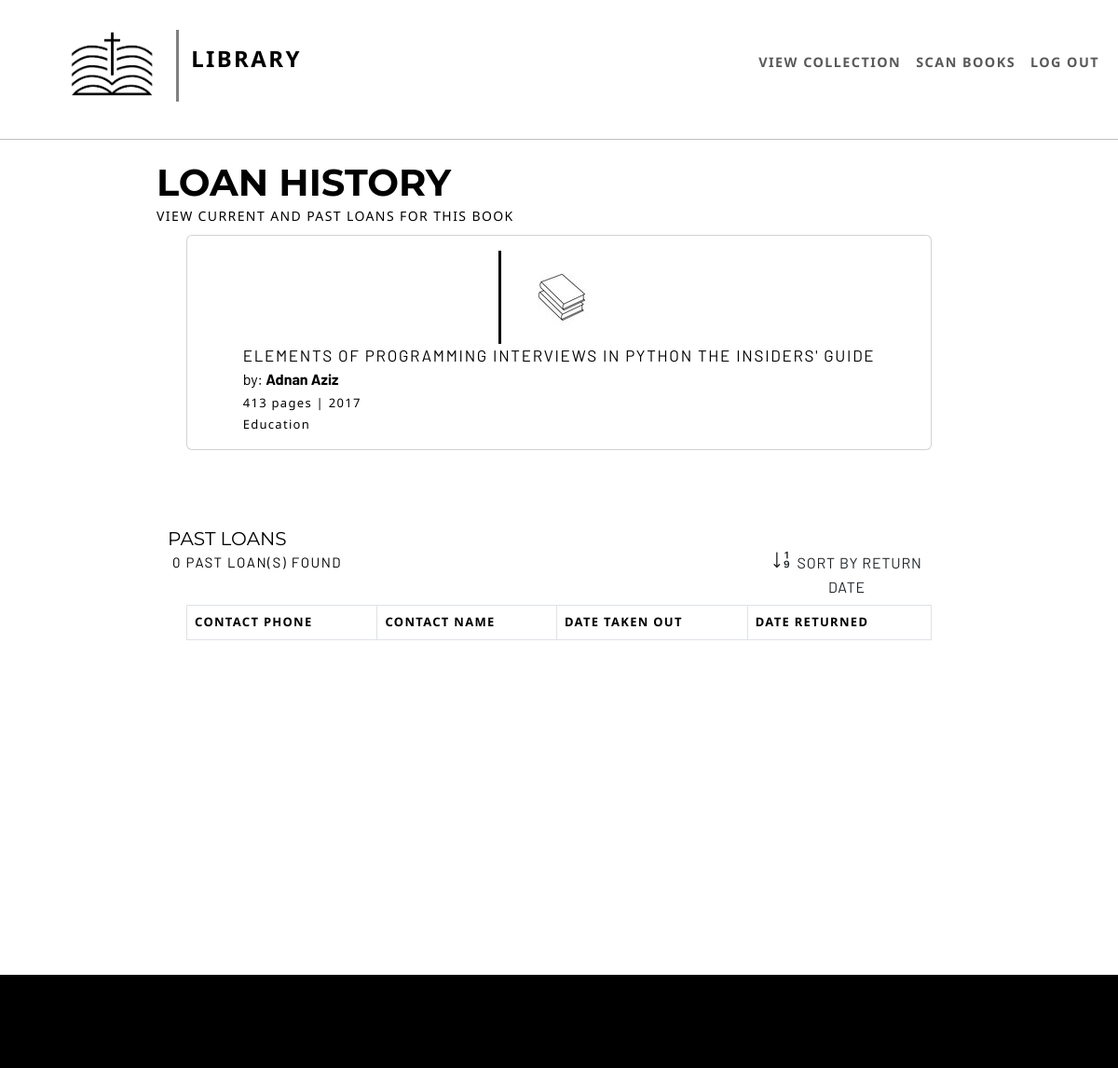
The app's page /book/loans/9781537713946?ascending=True (signed in), older data.
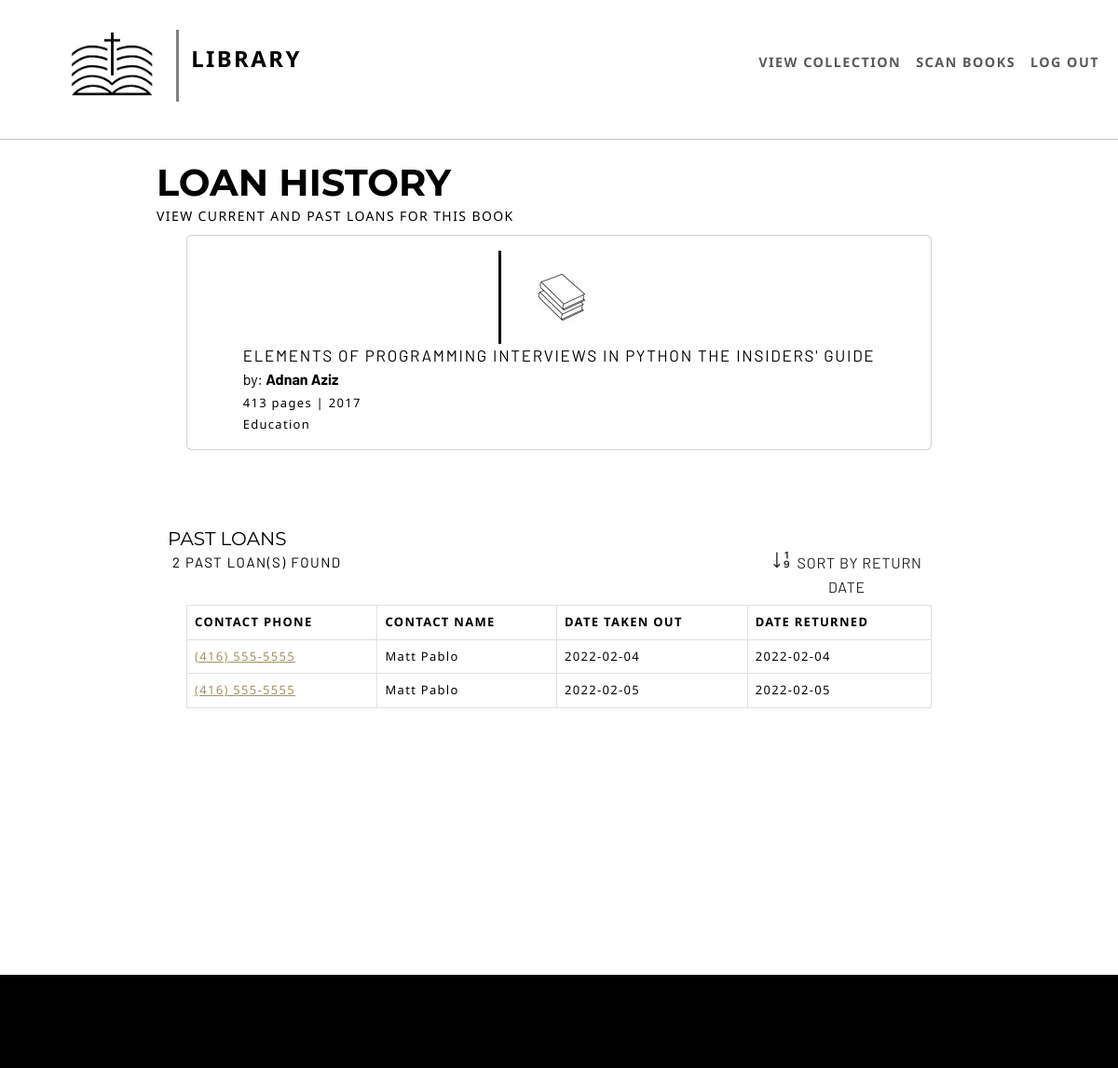
The same page, newer data.
### app/models.py (models this page shows, shortened)
class SearchableMixin(object): # COULD MOVE FUNCTIONS DEPENDENT ON ELASTICSEARCH OUTSIDE
	def get_document(self):
		raise NotImplementedError("Need to define document structure for model")

class Book(SearchableMixin, db.Model):
	id = db.Column(db.Integer, primary_key=True)
	isbn_10 = db.Column(db.String(10), index=True, nullable=True)
	isbn_13 = db.Column(db.String(13), index=True, unique=True, nullable=False) # Older books dont have ISBN-13
	full_title = db.Column(db.String(100), nullable=False)
	authors = db.relationship('Author', secondary=book_authors, primaryjoin=(book_authors.c.book_id == id), lazy='subquery', backref='works')
	pages = db.Column(db.Integer)
	publish_date = db.Column(db.Date)
	category = db.Column(db.Integer, db.ForeignKey('category.id')) # We assume that each book has at most 1 category
	cover = db.Column(db.Text)
	loans = db.relationship('Loan', backref='loaned_book', lazy='dynamic')
	def get_current_loan(self):
		return self.loans.filter_by(returned=False).first()

class Author(db.Model):
	id = db.Column(db.Integer, primary_key=True)
	name = db.Column(db.String(64), nullable=False, index=True)

class Category(db.Model):
	id = db.Column(db.Integer, primary_key=True)
	name = db.Column(db.String(32), nullable=False, index=True)
	books = db.relationship('Book', backref='book_category', lazy='dynamic')

class Loan(db.Model):
	id = db.Column(db.Integer, primary_key=True)
	book_id = db.Column(db.Integer, db.ForeignKey('book.id'))
	phone_num = db.Column(db.String(14), nullable=False, index=True)
	loanee = db.Column(db.String(32), nullable=False) # No registration required
	out_timestamp = db.Column(db.Date, index=True, default=datetime.today().date) # Date book was taken out
	in_timestamp = db.Column(db.Date, index=True, nullable=False) # Date book must be returned or was returned
	returned = db.Column(db.Boolean, index=True, nullable=False, default=False) # Loan is still open or closed

### app/routes.py (the view)
@app.route('/book/loans/<book_isbn>', methods=['GET'])
@login_required
def book_history(book_isbn):
	book = None
	if len(book_isbn) == 10:
		book = Book.query.filter_by(isbn_10=book_isbn).first()
	elif len(book_isbn) == 13:
		book = Book.query.filter_by(isbn_13=book_isbn).first()
	if book is None:
		flash(f'404: Book <ISBN-13: {book_isbn}> not in collection', 'error')
		abort(404)
	page = request.args.get('page', 1, type=int)
	curr_loan = book.get_current_loan()
	past_loans_q = book.loans.filter_by(returned=True).order_by(Loan.in_timestamp)
	past_loans_count = past_loans_q.count()
	past_loans = past_loans_q.all()
	context = {
		'book': book,
		'curr_loan': curr_loan,
		'past_loans': {'count': past_loans_count, 'items': past_loans}
	}
	return render_template('book_history.html', **context)

### app/models.py (called while the page is built)
@login.user_loader
def load_user(id):
	return User.query.get(int(id))

### app/routes.py (called while the page is built)
def list_authors(authors, as_list=False): # MOVE SOMEWHERE ELSE
	auth_list = [a.name for a in authors]
	if len(auth_list) > 0:
		if as_list:
			return auth_list
		return ', '.join(auth_list)
	return 'None'

@app.context_processor
def utility_processor():
	return dict(list_authors=list_authors, format_phone_num=format_phone_num)

@app.before_request
def before_request():
	if current_user.is_authenticated:
		g.lookUpForm = BookLookUpForm()
		g.enterForm = BookEntryForm()
		g.search_form = SearchForm()
		g.as_form = AdvancedSearchForm()
		g.editForm = BookEditForm()
		g.loanForm = LoanBookForm()
		g.loan_close_form = EmptyForm()
		g.loan_extend_form = LoanExtendForm()

### app/templates/book_history.html (shortened to what this page needs)
{% extends "base.html" %}
{% block head %}
	{{ super() }}
{% endblock %}
{% block app_content %}
	<div class="col-sm-8">
		<div style="margin-bottom: 10px; margin-left: -2em">
			<div id="headerTitle">LOAN HISTORY</div>
			<div id="headerSubtitle">VIEW CURRENT AND PAST LOANS FOR THIS BOOK</div>
		</div>
		<div class="card" style="margin-bottom: 1em">
			<div class="card-body">
				<div class="row justify-content-end">
					<div>
						<div class="row ml-2 justify-content-center align-items-center">
							<div style="border-left: 3px black solid; padding-left: 15px;" class="col-auto">
								<img width="100px" src="{{ book.cover }}">
							</div>
							<div class="col-auto">
								<div id="bookTitle"> {{ book.full_title.upper() }} </div>
								<div id="bookAuthor">by:
									<span style="font-weight: bold;">
										{% for author in list_authors(book.authors, as_list=True) %}
												{{ author }}{% if not loop.last %},{% endif %}
										{% endfor %}
									</span>
								</div>
								<div id="bookInfo">{{ book.pages }} pages | {{ book.publish_date.year }}</div>
								<div id="bookCategory">{{ book.book_category.name }}</div>
							</div>
						</div>
					</div>
				</div>
			</div>
		</div>
		<div style="margin-top: 5em;">
			<div class="row justify-content-between">
				<div class="col-lg-3">
					<div class="loan-type">PAST LOANS</div>
					<div class="loan-result-header">{{ past_loans['count'] }} PAST LOAN(S) FOUND</div>
				</div>
				<button id="sortButton" type="button" class="col-sm-3 btn" style="font-family: 'Barlow', sans-serif; letter-spacing: 0.05em; margin-top: 15px; border-color: white;">
					<i style="font-size: 1.4em;" class="bi bi-sort-numeric-down"></i> SORT BY RETURN DATE
				</button>
			</div>
			<table class="table table-bordered" id="past_loans_table">
				<thead>
					<tr>
						<th>CONTACT PHONE</th>
						<th>CONTACT NAME</th>
						<th>DATE TAKEN OUT</th>
						<th>DATE RETURNED </th>
					</tr>
				</thead>
				<tbody>
					{% for loan in past_loans['items'] %}
						<tr>
							<td><a href="{{ url_for('loanee_history', phone_num=loan.phone_num)}}">{{ loan.phone_num }}</a></td>
							<td>{{ loan.loanee }}</td>
							<td>{{ loan.out_timestamp.strftime('%Y-%m-%d') }}</td>
							<td>{{ loan.in_timestamp.strftime('%Y-%m-%d') }}</td>
						</tr>
					{% endfor %}
				</tbody>
			</table>
		</div>
	</div>
</div>
{% endblock %}

### app/templates/base.html (shortened to what this page needs)
{% extends 'bootstrap_base.html' %}
{% from 'bootstrap4/nav.html' import render_nav_item %}
{% from 'bootstrap4/form.html' import render_field %}
{% block head %}
	{{ super() }}
		<link rel="stylesheet" href="https://cdn.jsdelivr.net/npm/bootstrap-icons@1.8.0/font/bootstrap-icons.css">
		<link rel="stylesheet" href="https://cdn.jsdelivr.net/npm/bootstrap-select@1.13.14/dist/css/bootstrap-select.min.css">
{% endblock %}
{% block styles %}
	{{super()}}
	<link rel="stylesheet" href="{{ url_for('static', filename='base.css') }}">
{% endblock %}
{% block navbar %}
	<nav class="navbar navbar-expand-lg navbar-light bg-white">
		<div class="container-fluid">
				<div class="container-fluid my-3">
					{% if not current_user.is_anonymous %}
					<a href="{{ url_for('dashboard') }}" class="col-xs-3 navbar-brand mx-5">
						<img id="logo" width="120px" src="{{ url_for('static', filename='FBC_logo_black-book.gif') }}">
						<span id="logo-text" class="mx-2">LIBRARY</span>
					</a>
					{% endif %}
				</div>
			<div class="collapse navbar-collapse" id="navbarSupportedContent">
				<ul class="navbar-nav me-auto mb-2 mb-lg-0 text-nowrap">
					{% if not current_user.is_anonymous %}
						{{ render_nav_item('index', 'VIEW COLLECTION') }}
						{{ render_nav_item('enter', 'SCAN BOOKS')}}
						{{ render_nav_item('logout', 'LOG OUT')}}
					{% else %}
						<button class="btn btn-sm" style="border-color: black; font-family: 'Barlow', sans-serif; letter-spacing: 0.1em;">
							{{ render_nav_item('login', 'LOG IN')}}
						</button>
					{% endif %}
				</ul>
			</div>
		</div>
	</nav>
	<hr style="border-color: black;"/>
{% endblock %}
{% block content %}
	<div class="d-flex justify-content-center min-vh-100" style="margin-bottom: 5em;">
		{% block app_content %}{% endblock %}
		<div id="footer" class="mt-auto" style="background-color: black; height: 100px;">
		</div>
{% endblock %}

### app/templates/bootstrap_base.html (shortened to what this page needs)
<!DOCTYPE html>
<html lang="en">
    <head>
        {% block head %}
        {% block styles %}
            {{ bootstrap.load_css() }}
        {% endblock %}
        {% endblock %}
    </head>
    <body>
        {% block navbar %}{% endblock %}
        {% block content %}{% endblock %}
    </body>
</html>

### app/static/base.css (style rules this page uses)
a { color: #998751e7; }
#logo { margin-top: 8px; padding-right: 20px; border-right: 3px grey solid; }
#headerTitle { font-family: 'Montserrat', sans-serif; color: black; font-size: 40px; font-weight: 700; }
#headerSubtitle { font-family: 'Noto Sans', sans-serif; color: black; font-size: 14px; margin-top: -5px; margin-bottom: 5px; letter-spacing: 0.1em; }
#logo-text { font-family: 'Noto Sans', sans-serif; font-weight: 700; color: black; font-size: 1.2em; letter-spacing: 0.1em; }
.nav-item { font-family: 'Noto Sans', sans-serif; font-weight: 700; letter-spacing: 0.1em; font-size: .9em; }

### app/templates/book_history.html (style rules this page uses)
#bookTitle { font-family: 'Barlow', sans-serif; color: black; font-size: 17px; letter-spacing: 0.1em; }
#bookAuthor { font-family: 'Barlow', sans-serif; color: black; font-size: 16px; }
#bookInfo { font-family: 'Noto Sans', sans-serif; color: black; font-size: 13px; letter-spacing: 0.1em; margin-top: 4px; margin-bottom: 4px; }
#bookCategory { font-family: 'Noto Sans', sans-serif; color: black; font-size: 13px; letter-spacing: 0.1em; }
th, td { font-family: 'Noto Sans', sans-serif; color: black; font-size: 13px; letter-spacing: 0.1em; }
.loan-type { font-family: 'Montserrat', sans-serif; color: black; font-size: 20px; margin-bottom: 10px; margin-left: -1em }
.loan-result-header { font-family: 'Barlow', sans-serif; color: black; font-size: 15px; margin-top: -11px; margin-left: -1em; margin-bottom: 1em; letter-spacing: 0.1em; }

Row changes from the older to the newer data that the page shows:
added Loan: phone_num "(416) 555-5555", loanee "Matt Pablo", out_timestamp "2022-02-04", in_timestamp "2022-02-04"
added Loan: phone_num "(416) 555-5555", loanee "Matt Pablo", out_timestamp "2022-02-05", in_timestamp "2022-02-05"
Text that changed along with them:
{{ past_loans['count'] }}: "0" → "2"
